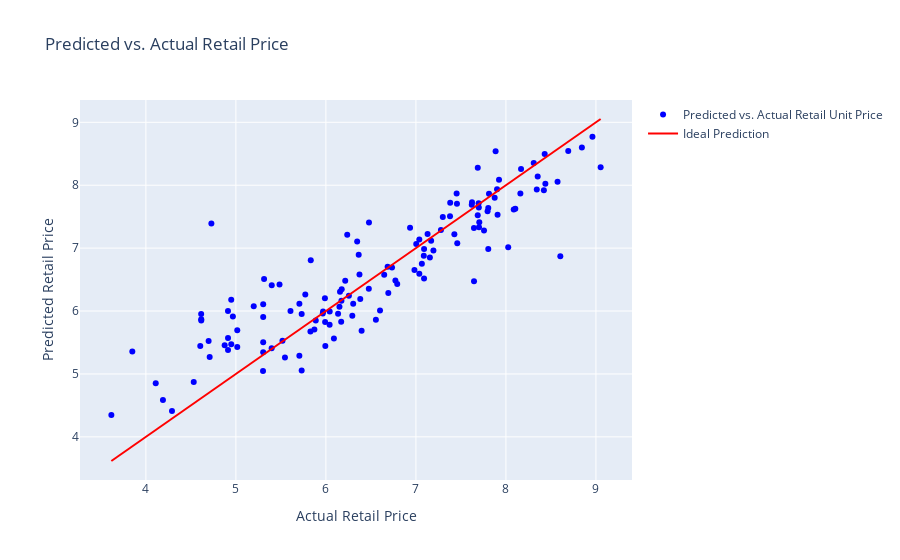

Notebook code cell kept with this figure:
### Code cell
import plotly.graph_objects as go

#plot predict
fig = go.Figure()
fig.add_trace(go.Scatter(x=test['total_price_log'], y=pred, mode='markers', 
                         marker=dict(color='blue'), 
                         name='Predicted vs. Actual Retail Unit Price'))
fig.add_trace(go.Scatter(x=[min(test['total_price_log']), max(test['total_price_log'])], y=[min(test['total_price_log']), max(test['total_price_log'])], 
                         mode='lines', 
                         marker=dict(color='red'), 
                         name='Ideal Prediction'))
fig.update_layout(
    title='Predicted vs. Actual Retail Price',
    xaxis_title='Actual Retail Price',
    yaxis_title='Predicted Retail Price'
)
fig.show()

### Figure 1 — Plotly figure (JSON) as saved in the notebook; plotly's stock layout.template omitted (floating-point values rounded to 4 significant figures; data arrays with more than 128 entries replaced by an {"elided": "..."} marker saying what was removed)
{"data": [{"marker": {"color": "blue"}, "mode": "markers", "name": "Predicted vs. Actual Retail Unit Price", "type": "scatter", "x": {"elided": "136 float values"}, "y": {"elided": "136 float values"}}, {"marker": {"color": "red"}, "mode": "lines", "name": "Ideal Prediction", "type": "scatter", "x": [3.616, 9.052], "y": [3.616, 9.052]}], "layout": {"title": {"text": "Predicted vs. Actual Retail Price"}, "xaxis": {"title": {"text": "Actual Retail Price"}}, "yaxis": {"title": {"text": "Predicted Retail Price"}}}}
